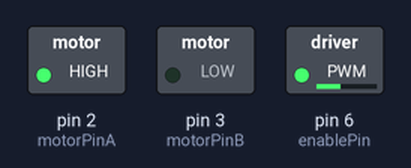
This sketch was run on a simulated Arduino Uno, built with avr-gcc and run on an emulated ATmega328P. Shown: switched loads named in the sketch (green lamp = pin HIGH).

Above: at 0.1 s.
Timing chart, 0 to 1.6 s (numbered marks = the images above):
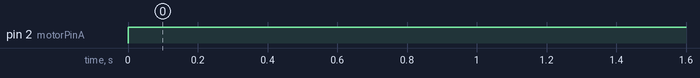

Measured:
- by itself, pin 2 (motorPinA): LOW → HIGH at 0.00 s

The sketch:

step1-motor-front.ino
```cpp
int motorPinA = 2;
int motorPinB = 3;
int enablePin = 6;

void setup() {
  pinMode(motorPinA, OUTPUT);
  pinMode(motorPinB, OUTPUT);
  pinMode(enablePin, OUTPUT);
  analogWrite(enablePin,100);
}

// the loop function runs over and over again forever
void loop() {
  digitalWrite(motorPinA, HIGH);
  digitalWrite(motorPinB, LOW);
  delay(1000);
}
```
